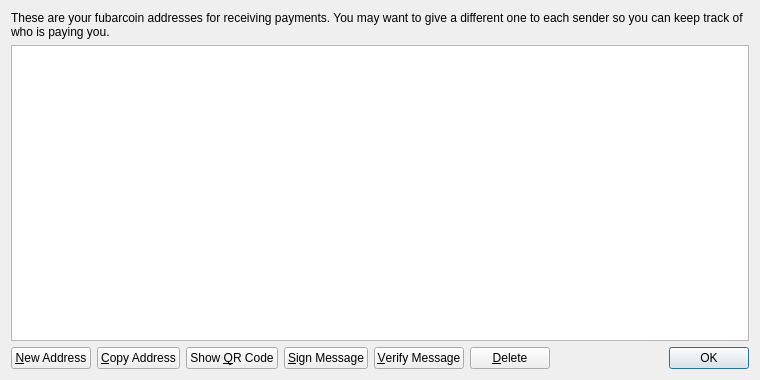
<?xml version="1.0" encoding="UTF-8"?>
<ui version="4.0">
 <class>AddressBookPage</class>
 <widget class="QWidget" name="AddressBookPage">
  <property name="geometry">
   <rect>
    <x>0</x>
    <y>0</y>
    <width>760</width>
    <height>380</height>
   </rect>
  </property>
  <property name="windowTitle">
   <string>Address Book</string>
  </property>
  <layout class="QVBoxLayout" name="verticalLayout">
   <item>
    <widget class="QLabel" name="labelExplanation">
     <property name="text">
      <string>These are your fubarcoin addresses for receiving payments. You may want to give a different one to each sender so you can keep track of who is paying you.</string>
     </property>
     <property name="textFormat">
      <enum>Qt::PlainText</enum>
     </property>
     <property name="wordWrap">
      <bool>true</bool>
     </property>
    </widget>
   </item>
   <item>
    <widget class="QTableView" name="tableView">
     <property name="contextMenuPolicy">
      <enum>Qt::CustomContextMenu</enum>
     </property>
     <property name="toolTip">
      <string>Double-click to edit address or label</string>
     </property>
     <property name="tabKeyNavigation">
      <bool>false</bool>
     </property>
     <property name="alternatingRowColors">
      <bool>true</bool>
     </property>
     <property name="selectionMode">
      <enum>QAbstractItemView::SingleSelection</enum>
     </property>
     <property name="selectionBehavior">
      <enum>QAbstractItemView::SelectRows</enum>
     </property>
     <property name="sortingEnabled">
      <bool>true</bool>
     </property>
     <attribute name="verticalHeaderVisible">
      <bool>false</bool>
     </attribute>
    </widget>
   </item>
   <item>
    <layout class="QHBoxLayout" name="horizontalLayout">
     <item>
      <widget class="QPushButton" name="newAddressButton">
       <property name="toolTip">
        <string>Create a new address</string>
       </property>
       <property name="text">
        <string>&amp;New Address</string>
       </property>
       <property name="icon">
        <iconset resource="../bitcoin.qrc">
         <normaloff>:/icons/add</normaloff>:/icons/add</iconset>
       </property>
      </widget>
     </item>
     <item>
      <widget class="QPushButton" name="copyToClipboard">
       <property name="toolTip">
        <string>Copy the currently selected address to the system clipboard</string>
       </property>
       <property name="text">
        <string>&amp;Copy Address</string>
       </property>
       <property name="icon">
        <iconset resource="../bitcoin.qrc">
         <normaloff>:/icons/editcopy</normaloff>:/icons/editcopy</iconset>
       </property>
      </widget>
     </item>
     <item>
      <widget class="QPushButton" name="showQRCode">
       <property name="text">
        <string>Show &amp;QR Code</string>
       </property>
       <property name="icon">
        <iconset resource="../bitcoin.qrc">
         <normaloff>:/icons/qrcode</normaloff>:/icons/qrcode</iconset>
       </property>
      </widget>
     </item>
     <item>
      <widget class="QPushButton" name="signMessage">
       <property name="toolTip">
        <string>Sign a message to prove you own a Bitcoin address</string>
       </property>
       <property name="text">
        <string>&amp;Sign Message</string>
       </property>
       <property name="icon">
        <iconset resource="../bitcoin.qrc">
         <normaloff>:/icons/edit</normaloff>:/icons/edit</iconset>
       </property>
      </widget>
     </item>
     <item>
      <widget class="QPushButton" name="verifyMessage">
       <property name="toolTip">
        <string>Verify a message to ensure it was signed with a specified Bitcoin address</string>
       </property>
       <property name="text">
        <string>&amp;Verify Message</string>
       </property>
       <property name="icon">
        <iconset resource="../bitcoin.qrc">
         <normaloff>:/icons/transaction_0</normaloff>:/icons/transaction_0</iconset>
       </property>
      </widget>
     </item>
     <item>
      <widget class="QPushButton" name="deleteButton">
       <property name="toolTip">
        <string>Delete the currently selected address from the list. Only sending addresses can be deleted.</string>
       </property>
       <property name="text">
        <string>&amp;Delete</string>
       </property>
       <property name="icon">
        <iconset resource="../bitcoin.qrc">
         <normaloff>:/icons/remove</normaloff>:/icons/remove</iconset>
       </property>
      </widget>
     </item>
     <item>
      <spacer name="horizontalSpacer">
       <property name="orientation">
        <enum>Qt::Horizontal</enum>
       </property>
       <property name="sizeHint" stdset="0">
        <size>
         <width>40</width>
         <height>20</height>
        </size>
       </property>
      </spacer>
     </item>
     <item>
      <widget class="QDialogButtonBox" name="buttonBox">
       <property name="sizePolicy">
        <sizepolicy hsizetype="Maximum" vsizetype="Fixed">
         <horstretch>0</horstretch>
         <verstretch>0</verstretch>
        </sizepolicy>
       </property>
       <property name="standardButtons">
        <set>QDialogButtonBox::Ok</set>
       </property>
      </widget>
     </item>
    </layout>
   </item>
  </layout>
 </widget>
 <resources>
  <include location="../bitcoin.qrc"/>
 </resources>
 <connections/>
</ui>
